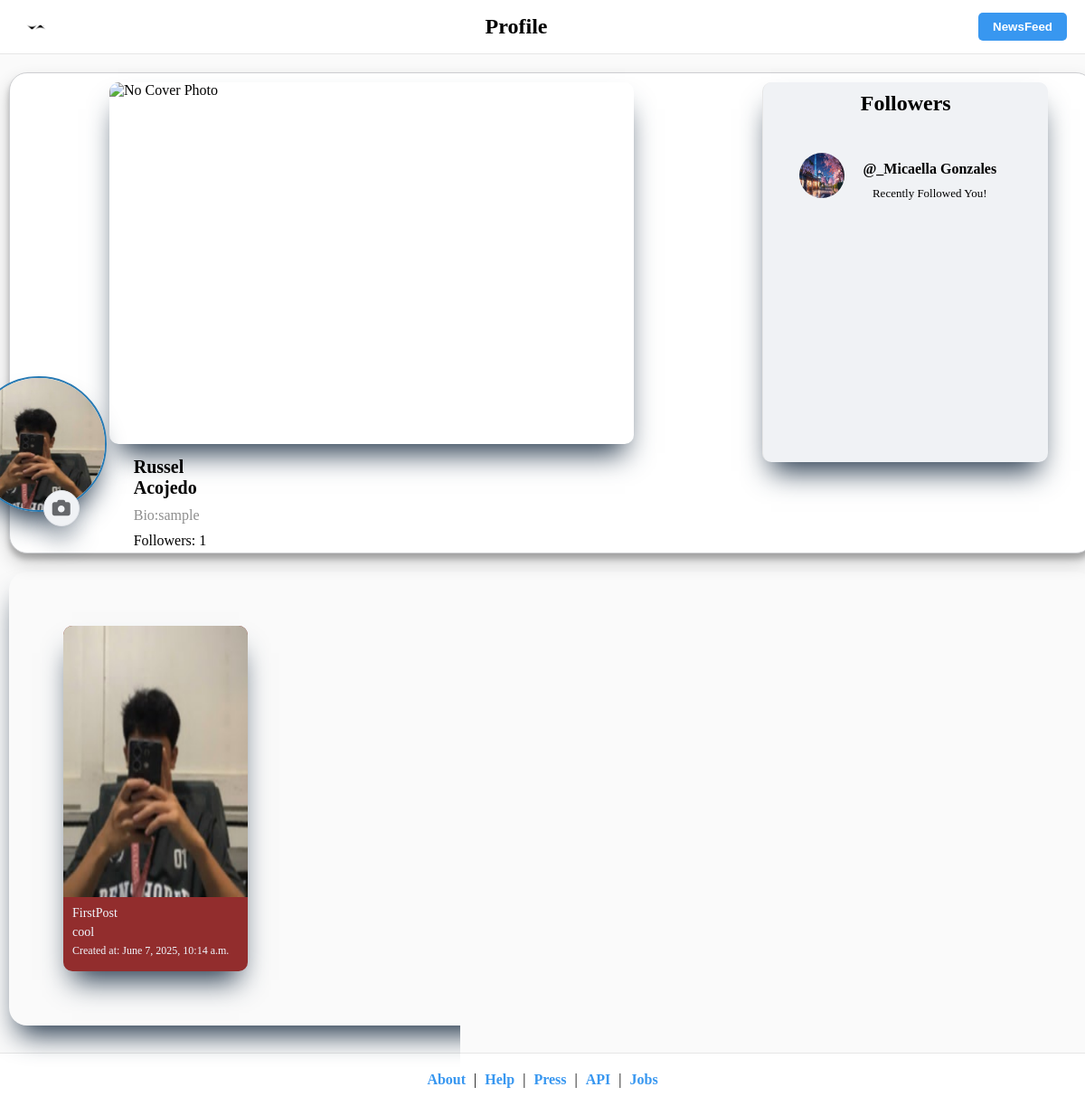
Screenshot of /profile/ (signed in) with the database file from the repository.
### CORE/models.py (models this page shows, shortened)
class User(models.Model):
    username = models.CharField(max_length=50, unique=True)
    email = models.EmailField(unique=True)
    password = models.CharField(max_length=128)
    f_name = models.CharField(max_length=50)
    l_name = models.CharField(max_length=50)
    m_name = models.CharField(max_length=50, null=True, blank=True)

class Profile(models.Model):
    GENDER_CHOICES = [
        ('M', 'Male'),
        ('F', 'Female'),
        ('O', 'Other'),
    ]
    user = models.OneToOneField(User, on_delete=models.CASCADE)  # Changed from ForeignKey to OneToOneField
    profile_picture = models.ImageField(upload_to='profile_pictures/', null=True, blank=True)
    bio = models.TextField(null=True, blank=True)
    b_day = models.DateField(null=True, blank=True)
    phone_number = models.CharField(max_length=20, null=True, blank=True)
    address = models.CharField(max_length=200, null=True, blank=True)
    gender = models.CharField(max_length=10, null=True, blank=True , choices=GENDER_CHOICES)

class AddFriend(models.Model):
    user = models.ForeignKey(User, on_delete=models.CASCADE)
    friend = models.ForeignKey(User, on_delete=models.CASCADE, related_name='friends')
    class Meta:
        unique_together = ('user', 'friend')
        constraints = [
            models.CheckConstraint(
                check=~models.Q(user=models.F('friend')),
                name='prevent_self_friendship'
            )
        ]

class PostImage(models.Model):
    post = models.ForeignKey('Post', on_delete=models.CASCADE)
    image = models.ImageField(upload_to='post_images/')

class Post(models.Model):
    user = models.ForeignKey(User, on_delete=models.CASCADE, related_name='posts')
    title = models.CharField(max_length=255)
    post_image = models.ManyToManyField(PostImage, blank=True, related_name='posts')
    content = models.TextField()
    created_at = models.DateTimeField(auto_now_add=True)
    updated_at = models.DateTimeField(auto_now=True)
    no_of_likes = models.IntegerField(default=0)

### CORE/views.py (the view)
# urls.py: path('profile/', views.profile_view, name='Profile'),
def profile_view(request):
    if 'user_id' not in request.session:
        return redirect('login')
    user = get_object_or_404(User, id=request.session['user_id'])
    if Profile.objects.filter(user=user).exists():
        profile = Profile.objects.get(user=user)
        friend_requests = AddFriend.objects.filter(friend=user)
        posts = user.posts.all().order_by('-created_at')
        post_images = PostImage.objects.filter(post__in=posts)
        try:
            cover_photo = CoverPhoto.objects.filter(user=user).latest('id')
        except CoverPhoto.DoesNotExist:
            cover_photo = None
        return render(request, 'profile.html', {
            'user': user,
            'profile': profile,
            'posts': posts,
            'post_images': post_images,
            'friend_requests': friend_requests,
            'cover_photo': cover_photo
        })
    else:
        return redirect('create_profile')

### CORE/templates/profile.html (shortened to what this page needs)
{% load static %}
<!DOCTYPE html>
<html lang="en">
<head>
  <link href="https://cdnjs.cloudflare.com/ajax/libs/font-awesome/6.5.1/css/all.min.css" rel="stylesheet">
  <link rel="stylesheet" href="{% static 'profile.css' %}">
</head>
<body>
  <header>
    <img
      src="{% static 'daw.jpg' %}"
      alt="Instagram Logo" />
    <div><h2>Profile</h2></div>
    <button onclick="window.location.href = '{% url 'dashboard' %}';">NewsFeed</button>
  </header>
  <div class="profile-container">
    {% if cover_photo %}
        <img src="{{ cover_photo.coverphoto.url }}" alt="Cover Photo" class="cover"/>
    {% else %}
        <img src="{% static 'default_cover.jpg' %}" alt="No Cover Photo" class="cover"/>
    {% endif %}
    <div class="profile-details">
      <img src="{{ user.profile.profile_picture.url }}" alt="Profile Picture" />
      <div class="profile-info">
        <p><strong>{{ user.f_name }} {{ user.l_name }}</strong></p>
        <p class="bio">Bio:{{ user.profile.bio }}</p>
        <p>Followers: {{friend_requests.count }}</p>
        <button onclick="window.location.href = '{% url 'edit_profile' %}';" class="edit-profile-btn">
          <i class="fas fa-camera"></i>
        </button>
      </div>
    </div>
    <div class="friend-request-list">
      <h1>Followers</h1>
      {% for friend_request in friend_requests %}
      <div class="friend-request">
        <a href="{% url 'view_profile' friend_request.user.id %}">
          <img src="{{ friend_request.user.profile.profile_picture.url }}" alt="Profile Picture">
        </a>
        <div>
          <h3>@_{{ friend_request.user.f_name }} {{ friend_request.user.l_name }}</h3>
          <p>Recently Followed You!</p>
        </div>
      </div>
      {% endfor %}
    </div>
  </div>
  <div class="posts-container">
    {% for post in posts %}
    <div class="post">
      {% for image in post_images %}
          {% if image.post == post %}
            <img src="{{ image.image.url }}" alt="Post Image" />
          {% endif %}
      {% endfor %}
      <div class="post-details">
        <p>{{ post.title }}</p>
        <p>{{ post.content }}</p>
        <p class="created-at">Created at: {{ post.created_at }}</p>
      </div>
    </div>
    {% endfor %}
  </div>
  <div class="footer">
    <a href="#">About</a> | <a href="#">Help</a> | <a href="#">Press</a> | <a href="#">API</a> | <a href="#">Jobs</a>
  </div>
</body>
</html>

### CORE/static/profile.css (style rules this page uses)
* { box-sizing: border-box; margin: 0; padding: 0; }
body { font-family: 'Dancing Script', cursive; background-color: #fafafa; }
header { background-color: white; height: 60px; display: flex; align-items: center; justify-content: space-between; padding: 0 20px; border-bottom: 1px solid #e6e6e6; position: sticky; top: 0; z-index: 1; }
header img { height: 30px; }
header button { background-color: #3897f0; color: white; padding: 8px 16px; border: none; border-radius: 5px; cursor: pointer; font-weight: bold; transition: background-color 0.3s; }
.profile-container { display: flex; justify-content: space-between; padding: 10px; background-color: white; margin-top: 20px; padding-bottom: 100px; box-shadow: 0 10px 20px rgba(0,0,0,0.19), 0 6px 6px rgba(0,0,0,0.23); position: relative; left: 10px; border:1px solid #cdced1; max-width: 1880px; border-radius: 20px; }
.profile-details { display: flex; align-items: center; z-index: 1; position: relative; right: 650px; top: 260px; }
.profile-details img { width: 150px; height: 150px; border-radius: 50%; margin-right: 20px; box-shadow: rgb(38, 57, 77) 0px 20px 30px -10px; bottom: 70px; position: relative; right: 10px; border:2px solid #287ab3; }
.profile-info { display: flex; flex-direction: column; justify-content: center; }
.profile-info p { margin: 5px 0; position: relative; top:20px; }
.profile-info strong { font-size: 20px; }
.bio { color: #8e8e8e; }
.edit-profile-btn { margin-top: 10px; background-color: #f0f2f5; border:1px solid #e4e6eb; border-radius: 50%; width: 40px; height: 40px; display: flex; align-items: center; justify-content: center; cursor: pointer; box-shadow: rgb(38, 57, 77) 0px 20px 30px -10px; transition: background-color 0.3s ease; position: relative; right: 100px; bottom: 60px; }
.edit-profile-btn i { font-size: 20px; color: #65676b; }
.friend-request-list { width: 500px; padding: 10px; border-left: 1px solid #e6e6e6; position: relative; border-radius: 10px; background-color: #f0f2f5; box-shadow: rgb(38, 57, 77) 0px 20px 30px -10px; position: relative; text-align: center; justify-self: unset; right: 40PX; max-height: 600px; overflow: scroll; }
.friend-request-list h1 { font-size: 24px; margin-bottom: 10px; font-weight: bold; font-family: 'Dancing Script', cursive; }
.friend-request { display: flex; align-items: center; margin-bottom: 15px; padding: 30px; border-radius: 40px; }
.friend-request img { width: 50px; height: 50px; border-radius: 50%; margin-right: 10px; }
.friend-request h3 { font-size: 16px; margin: 10px; font-weight:bolder; }
.friend-request p { font-size: 13px; margin: 2px; font-weight:normal; font-family: 'Dancing Script', cursive; }
.posts-container { display: grid; grid-template-columns: repeat(4, 5fr); gap: 20px; padding: 60px; position: relative; left:10px; box-shadow: rgb(38, 57, 77) 0px 20px 30px -10px; max-width: 1880px; border-radius: 20px; top: 20px; z-index: 1; }
.post { background-color: rgb(146, 45, 45); border-radius: 10px; box-shadow: rgb(38, 57, 77) 0px 20px 30px -10px; width:80%; max-height: 500px; overflow: scroll; }
.post img { width: 100%; height: 300px; display: block; }
.post-details { padding: 10px; font-size: 14px; position: sticky; bottom: 0; z-index: 1; color: #f0f2f5; }
.post-details p { margin-bottom: 5px; color: aliceblue; }
.created-at { color: #8e8e8e; font-size: 12px; }
.footer { text-align: center; padding: 20px; background-color: white; z-index: 0; position: relative; top: 50px; bottom: 0; width: 100%; border-top: 1px solid #e6e6e6 }
.footer a { text-decoration: none; color: #3897f0; font-weight: bold; margin: 0 5px; }

### CORE/templates/profile.html (style rules this page uses)
.cover { width: 80%; height: 400px; object-fit: cover; border-radius: 10px; margin-bottom: 20px; z-index: 0; box-shadow: rgb(38, 57, 77) 0px 20px 30px -10px; left: 100px; position: relative; }

### rows the page displays
User: profile.profile_picture (picture), f_name "Russel", l_name "Acojedo", profile.bio "sample"
AddFriend: user.profile.profile_picture (picture), user.f_name "Micaella", user.l_name "Gonzales"
Post: title "FirstPost", content "cool", created_at "June 7, 2025, 10:14 a.m."
PostImage: image (picture)

### other values shown
{{ friend_requests.count }} "1"
